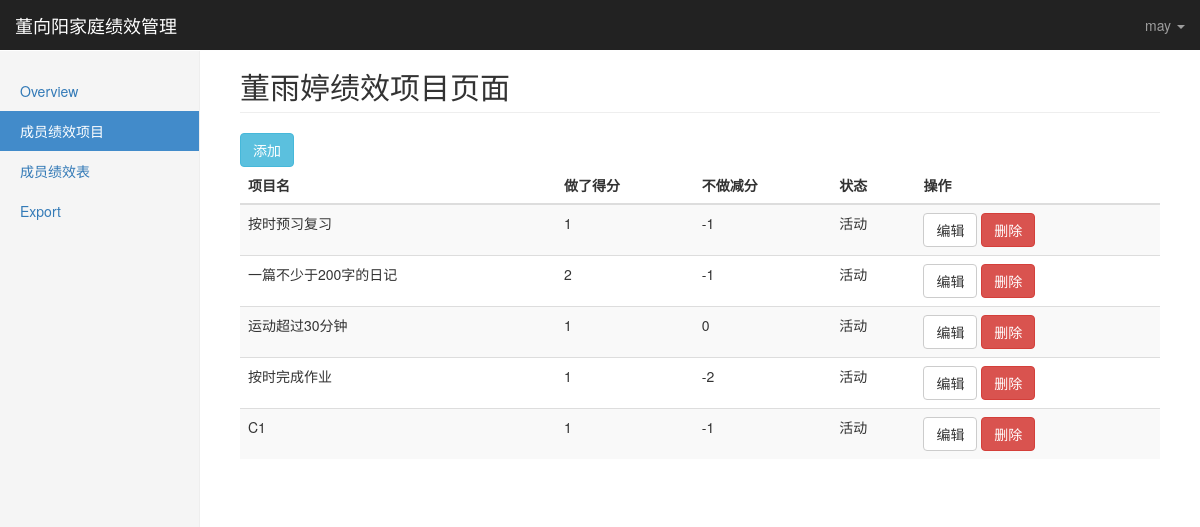
/family/perfitems/3/ (signed in), run on an earlier commit of the app's database.
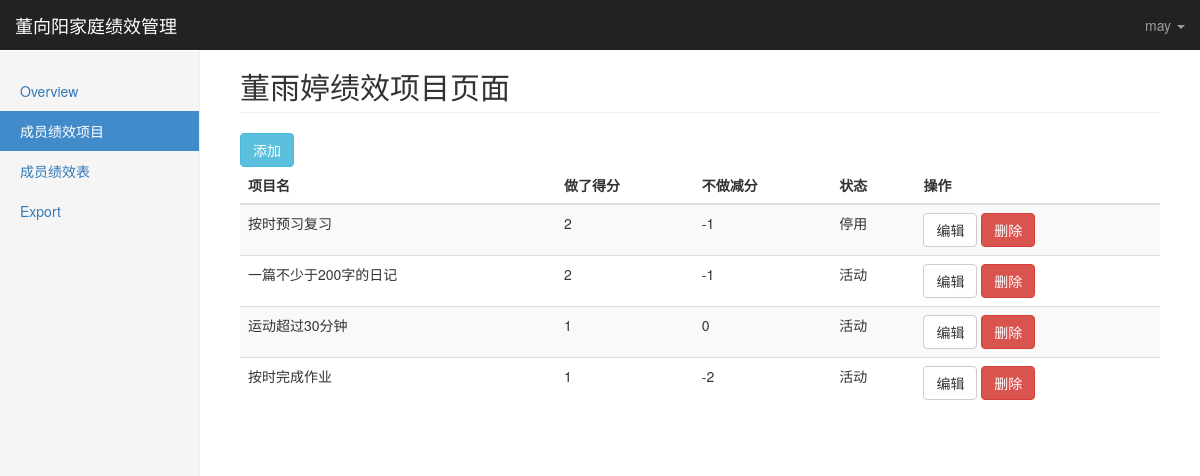
And on a later commit of the database.
### fpm/models.py (models this page shows, shortened)
class Common(models.Model):
    create_time = models.DateTimeField(verbose_name='创建时间',auto_now_add=True)
    mod_time = models.DateTimeField(verbose_name='修改时间', auto_now=True)
    class Meta:
        abstract = True

class PerfItem(Common):
    name = models.CharField('项目名', max_length=256)
    score_up = models.PositiveSmallIntegerField('加分', default=0)
    score_down = models.SmallIntegerField('减分', default=0)
    active = models.BooleanField('状态', default=True)
    member = models.ForeignKey(MemberInfo, verbose_name='成员', on_delete=models.CASCADE)
    class Meta:
        verbose_name = '成员项目表'
        verbose_name_plural = verbose_name

### fpm/views.py (the view)
# urls.py: path('perfitems/<int:pk>/', views.PerfItemView.as_view(), name='member_perfitems'),  # 成员绩效项目
@method_decorator(login_required,name='dispatch')
class PerfItemView(View):
    def get(self,request, *args, **kwargs):
        member = models.MemberInfo.objects.get(pk=kwargs['pk'])
        perfitems = models.PerfItem.objects.filter(member=member)
        return render(request,'fpm/member_perfitems.html', {'member':member,'perfitems':perfitems})

### templates/fpm/member_perfitems.html (shortened to what this page needs)
{% extends 'fpm/perfitems.html' %}
 {% block right-content-container %}
    <h2 class="page-header">{{ member.name }}绩效项目页面</h2>
    <div>
        <a href="#" class="btn btn-info" id="perfitem-btnadd">添加</a>
        <table class="table table-striped " id="perfitem-table">
            <thead>
                <tr>
                    <th>项目名</th>
                    <th>做了得分</th>
                    <th>不做减分</th>
                    <th>状态</th>
                    <th>操作</th>
                </tr>
            </thead>
            <tbody>
                {% for item in perfitems  %}
                    <tr>
                        <td>{{item.name}}</td>
                        <td>{{item.score_up}}</td>
                        <td>{{item.score_down}}</td>
                        <td>{% if item.active %}活动{% else %}停用 {% endif %}</td>
                        <td data-id="{{item.id}}" >
                            <a  href="#" class="edit btn btn-default">编辑</a>
                            <a href="{% url 'fpm:member_perfitems_delete' item.id %}"  class="del btn btn-danger">删除</a></td>
                    </tr>
                {% endfor %}
            </tbody>
        </table>
    </div>
 {% endblock %}

What changed in the data, as far as the page shows it:
removed PerfItem: name "C1", score_up "1", score_down "-1", active "活动"
changed PerfItem "按时预习复习": score_up "1" → "2"; active "活动" → "停用"
